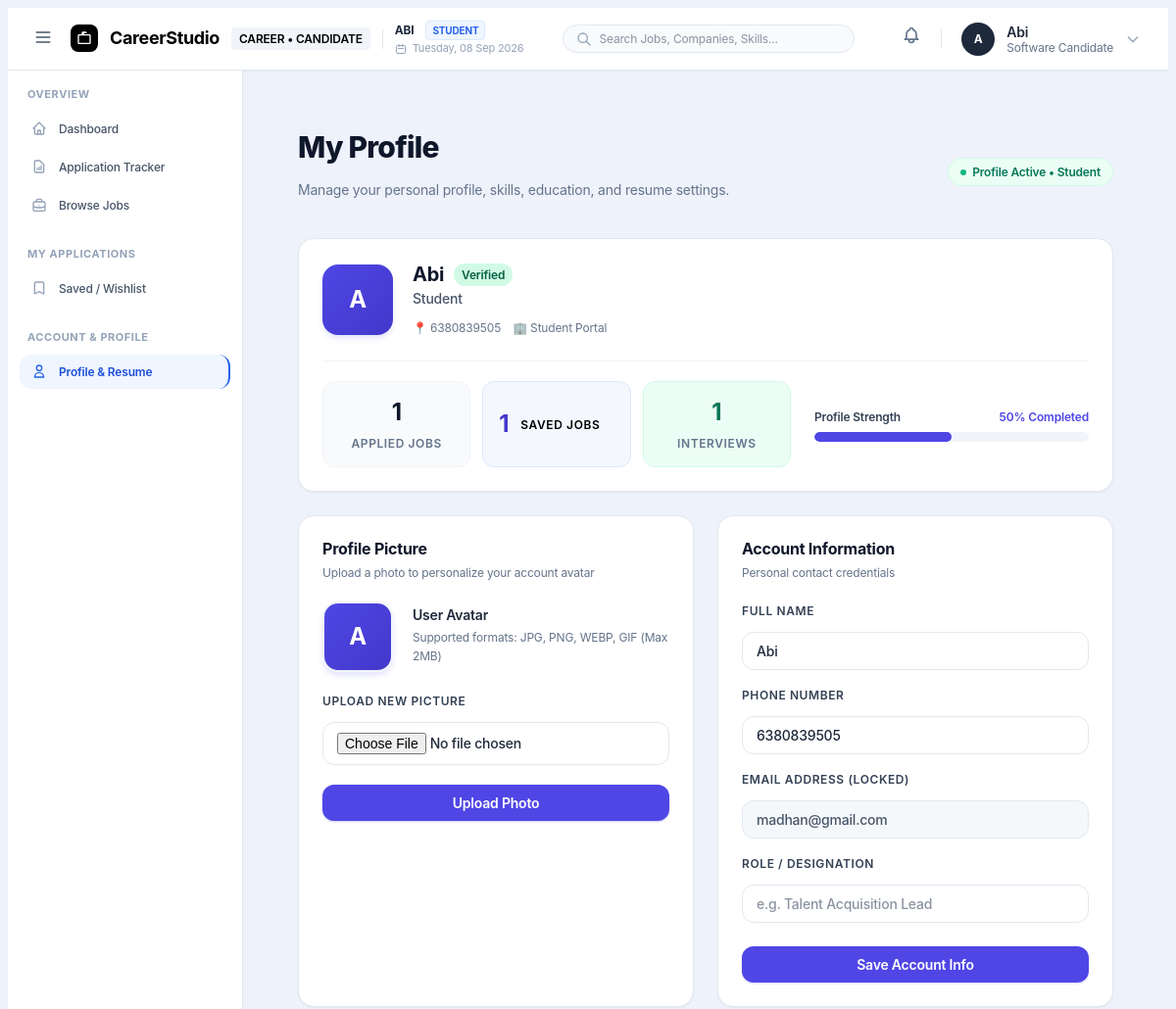
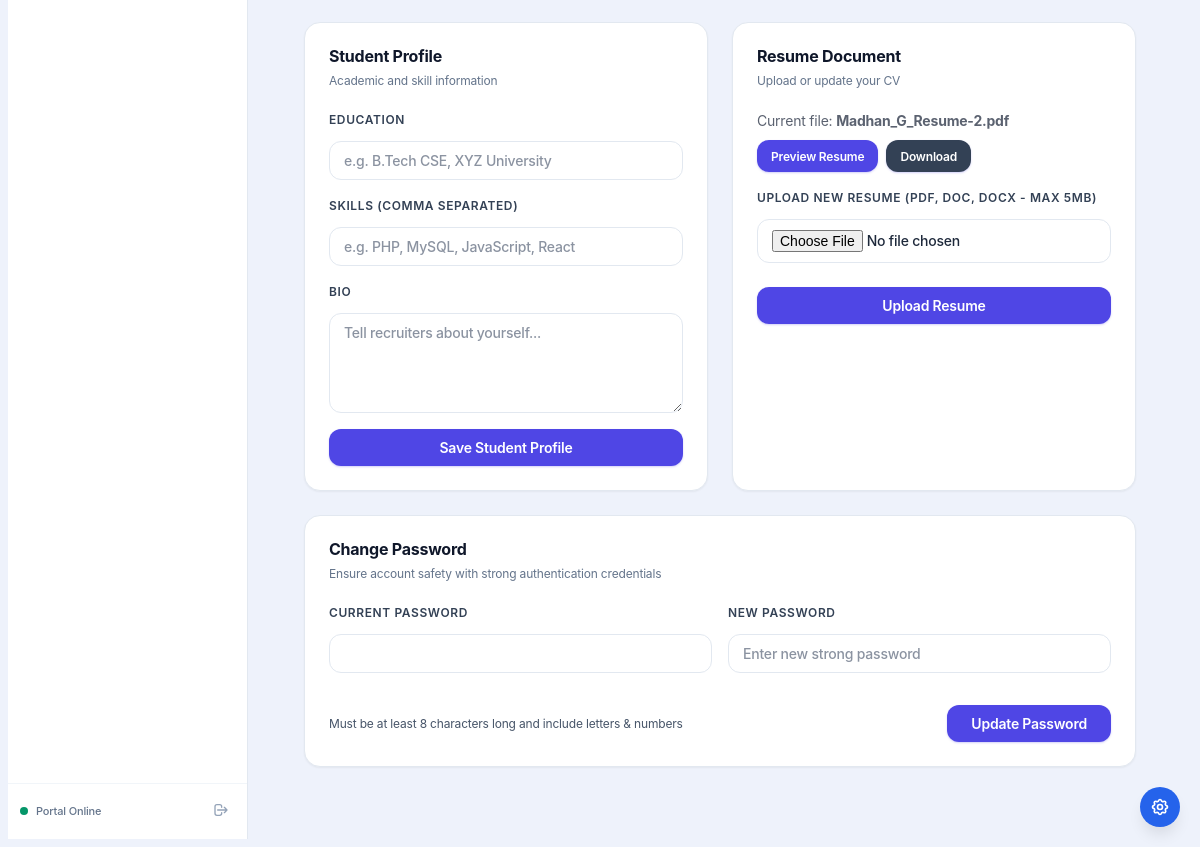
Page /profile.php (signed in) on the committed database (2 pictures, top to bottom).
### tables this page shows
CREATE TABLE `users` (
  `id` int(10) UNSIGNED NOT NULL,
  `role` enum('student','recruiter') NOT NULL,
  `full_name` varchar(150) NOT NULL,
  `email` varchar(190) NOT NULL,
  `password_hash` varchar(255) NOT NULL,
  `phone` varchar(20) DEFAULT NULL,
  `profile_image` varchar(255) DEFAULT NULL,
  `is_active` tinyint(1) NOT NULL DEFAULT 1,
  `created_at` datetime NOT NULL DEFAULT current_timestamp(),
  `updated_at` datetime NOT NULL DEFAULT current_timestamp() ON UPDATE current_timestamp(),
  `designation` varchar(150) DEFAULT NULL,
  `avatar_path` varchar(255) DEFAULT NULL
);

CREATE TABLE `student_profiles` (
  `id` int(10) UNSIGNED NOT NULL,
  `user_id` int(10) UNSIGNED NOT NULL,
  `education` varchar(255) DEFAULT NULL,
  `skills` text DEFAULT NULL,
  `bio` text DEFAULT NULL,
  `resume_path` varchar(255) DEFAULT NULL,
  `resume_original_name` varchar(255) DEFAULT NULL,
  `created_at` datetime NOT NULL DEFAULT current_timestamp(),
  `updated_at` datetime NOT NULL DEFAULT current_timestamp() ON UPDATE current_timestamp(),
  `headline` varchar(255) DEFAULT NULL,
  `location` varchar(150) DEFAULT NULL,
  `github_url` varchar(255) DEFAULT NULL,
  `linkedin_url` varchar(255) DEFAULT NULL,
  `portfolio_url` varchar(255) DEFAULT NULL
);

### profile.php (the view, shortened to what the rows shown need)
<?php
require_once __DIR__ . '/auth.php';
$pdo = get_db();
$userId = (int) current_user_id();
$role = (string) current_user_role();
$stmt = $pdo->prepare('SELECT full_name, email, phone, designation, role, profile_image FROM users WHERE id = :id LIMIT 1');
$stmt->execute([':id' => $userId]);
$user = $stmt->fetch() ?: [];
$studentProfile = [];
if ($role === 'student') {
    $stmt = $pdo->prepare(
        'SELECT education, skills, bio, resume_path, resume_original_name
         FROM student_profiles WHERE user_id = :uid LIMIT 1'
    );
    $stmt->execute([':uid' => $userId]);
    $studentProfile = $stmt->fetch() ?: [];
}
require __DIR__ . '/header.php';
?>
<main class="canvas">
    <div class="profile-container">
        <div class="page-header-prof">
            <div>
                <h1 class="page-title-prof">My Profile</h1>
            </div>
        </div>
        <div class="card-prof" style="display: flex; flex-direction: column; gap: 1.5rem;">
            <div style="display: flex; align-items: center; justify-content: space-between; flex-wrap: wrap; gap: 1rem; width: 100%;">
                <div style="display: flex; align-items: center; gap: 1.25rem;">
                    <div class="hero-avatar-prof" style="overflow: hidden; padding: 0;">
                        <?php if (!empty($user['profile_image']) && is_file(UPLOAD_DIR . basename($user['profile_image']))): ?>
                            <img src="uploads/<?= e(basename($user['profile_image'])) ?>" alt="<?= e($user['full_name']) ?>" style="width: 100%; height: 100%; object-fit: cover;">
                        <?php else: ?>
                            <?= e(substr($user['full_name'] ?? 'U', 0, 1)) ?>
                        <?php endif; ?>
                    </div>
                    <div>
                        <div style="display: flex; align-items: center; gap: 0.625rem;">
                            <h2 style="font-size: 1.25rem; font-weight: 700; color: var(--slate-900); margin: 0;"><?= e($user['full_name'] ?? 'User Name') ?></h2>
                            <span style="display: inline-flex; align-items: center; padding: 2px 8px; border-radius: 9999px; font-size: 0.75rem; font-weight: 600; background: var(--emerald-100); color: var(--emerald-800);">Verified</span>
                        </div>
                        <p style="font-size: 0.875rem; font-weight: 500; color: var(--slate-600); margin-top: 2px; margin-bottom: 0;">
                            <?= $role === 'recruiter'
                                ? e(($user['designation'] ?? 'Talent Acquisition') . ' @ ' . ($company['company_name'] ?? 'Company'))
                                : e(($user['designation'] ?? 'Student') . ($studentProfile['education'] ? ' • ' . $studentProfile['education'] : '')) ?>
                        </p>
                        <div style="display: flex; align-items: center; gap: 0.75rem; margin-top: 0.5rem; font-size: 0.75rem; color: var(--slate-500);">
                            <span>📍 <?= e(($role === 'recruiter' ? ($company['location'] ?? 'Not set') : ($user['phone'] ? $user['phone'] : 'Location Not set'))) ?></span>
                            <span>🏢 <?= $role === 'recruiter' ? e($company['company_name'] ?? 'Enterprise') : 'Student Portal' ?></span>
                        </div>
                    </div>
                </div>
            </div>
        </div>
        <div class="grid-2-prof">
            <section class="card-prof" id="profile-picture">
                <div style="display: flex; align-items: center; gap: 1.25rem; margin-bottom: 1.25rem;">
                    <div style="width: 72px; height: 72px; border-radius: 1rem; overflow: hidden; background: linear-gradient(135deg, var(--brand-600), #4338ca); color: #fff; display: flex; align-items: center; justify-content: center; font-weight: 700; font-size: 1.5rem; flex-shrink: 0; box-shadow: 0 4px 6px -1px rgba(99, 102, 241, 0.2); border: 2px solid var(--slate-100);">
                        <?php if (!empty($user['profile_image']) && is_file(UPLOAD_DIR . basename($user['profile_image']))): ?>
                            <img src="uploads/<?= e(basename($user['profile_image'])) ?>" alt="<?= e($user['full_name']) ?>" style="width: 100%; height: 100%; object-fit: cover;">
                        <?php else: ?>
                            <?= e(substr($user['full_name'] ?? 'U', 0, 1)) ?>
                        <?php endif; ?>
                    </div>
                    <div style="flex: 1;">
                        <h4 style="font-size: 0.875rem; font-weight: 600; color: var(--slate-800); margin: 0 0 0.25rem 0;">User Avatar</h4>
                        <p style="font-size: 0.75rem; color: var(--slate-500); margin: 0;">Supported formats: JPG, PNG, WEBP, GIF (Max 2MB)</p>
                    </div>
                </div>
            </section>
            <section class="card-prof" id="personal-info">
                <form method="POST" action="profile.php">
                    <div class="form-group-prof">
                        <label class="form-label-prof" for="fullName">Full Name</label>
                        <input class="input-control-prof" id="fullName" name="fullName" type="text" value="<?= e($user['full_name'] ?? '') ?>" required>
                    </div>
                    <div class="form-group-prof">
                        <label class="form-label-prof" for="phoneNumber">Phone Number</label>
                        <input class="input-control-prof" id="phoneNumber" name="phoneNumber" type="text" value="<?= e($user['phone'] ?? '') ?>">
                    </div>
                    <div class="form-group-prof">
                        <label class="form-label-prof" for="emailAddress">Email Address (Locked)</label>
                        <input class="input-control-prof" id="emailAddress" type="email" readonly value="<?= e($user['email'] ?? '') ?>">
                    </div>
                </form>
            </section>
            <?php if ($role === 'recruiter'): ?>
                <section class="card-prof" id="company-profile">
                    <h3 style="font-size: 1rem; font-weight: 700; color: var(--slate-900); margin-bottom: 0.25rem;">Company Profile</h3>
                    <p style="font-size: 0.75rem; color: var(--slate-500); margin-bottom: 1.25rem;">Brand identity seen by job candidates</p>
                    <form method="POST" action="profile.php">
                        <?= csrf_field() ?>
                        <input type="hidden" name="form" value="company">
                        <div class="form-group-prof">
                            <label class="form-label-prof" for="companyName">Company Name</label>
                            <input class="input-control-prof" id="companyName" name="companyName" type="text" value="<?= e($company['company_name'] ?? '') ?>" required>
                        </div>
                        <div class="grid-2-col-prof">
                            <div class="form-group-prof">
                                <label class="form-label-prof" for="industry">Industry</label>
                                <input class="input-control-prof" id="industry" name="industry" type="text" placeholder="e.g. Automotive & Mobility" value="<?= e($company['industry'] ?? '') ?>">
                            </div>
                            <div class="form-group-prof">
                                <label class="form-label-prof" for="company_size">Company Size</label>
                                <input class="input-control-prof" id="company_size" name="company_size" type="text" placeholder="e.g. 1,000 - 5,000+ employees" value="<?= e($company['company_size'] ?? '') ?>">
                            </div>
                        </div>
                        <div class="grid-2-col-prof">
                            <div class="form-group-prof">
                                <label class="form-label-prof" for="website">Website</label>
                                <input class="input-control-prof" id="website" name="website" type="url" placeholder="https://example.com" value="<?= e($company['website'] ?? '') ?>">
                            </div>
                            <div class="form-group-prof">
                                <label class="form-label-prof" for="location">Headquarters</label>
                                <input class="input-control-prof" id="location" name="location" type="text" placeholder="e.g. Karur, Tamil Nadu" value="<?= e($company['location'] ?? '') ?>">
                            </div>
                        </div>
                        <div class="form-group-prof">
                            <label class="form-label-prof" for="description">Company Description</label>
                            <textarea class="input-control-prof" id="description" name="description" rows="3" style="resize: vertical;"><?= e($company['description'] ?? '') ?></textarea>
                        </div>
                        <button class="btn-primary-prof" type="submit" style="width: 100%;">Save Company Info</button>
                    </form>
                </section>
            <?php else: ?>
                <section class="card-prof" id="resume-settings">
                    <div style="font-size: 0.875rem; margin-bottom: 1rem; color: var(--slate-700);">
                        <?php if (!empty($studentProfile['resume_original_name'])): ?>
                            <p style="margin-bottom: 0.5rem;">Current file: <strong><?= e($studentProfile['resume_original_name']) ?></strong></p>
                            <div style="display: flex; gap: 8px; margin-bottom: 1rem;">
                                <a href="download-resume.php?mode=preview" target="_blank" class="btn-primary-prof" style="font-size: 0.75rem; padding: 0.4rem 0.875rem; text-decoration: none;">Preview Resume</a>
                                <a href="download-resume.php" class="btn-primary-prof" style="background: var(--slate-700); font-size: 0.75rem; padding: 0.4rem 0.875rem; text-decoration: none;">Download</a>
                            </div>
                        <?php else: ?>
                            <span style="color: var(--rose-600);">No resume uploaded yet. You need one to apply for jobs.</span>
                        <?php endif; ?>
                    </div>
                </section>
            <?php endif; ?>
        </div>
    </div>
</main>
<?php require __DIR__ . '/footer.php'; ?>

### rows in the picture
users: full_name "A", full_name "Abi", designation.education "Student", phone "6380839505", fullName "Abi", phoneNumber "6380839505", email "madhan@gmail.com"
student_profiles: resume_original_name "Madhan_G_Resume-2.pdf"

### other values in the picture
$workspaceTag "CAREER • CANDIDATE"
$userName "ABI"
$userRole "STUDENT"
$userInitials "A"
first_name($userName) "Abi"
$userTitle "Software Candidate"
$stats['active_jobs'] "1"
$stats['applicants'] "1"
$stats['interviews'] "1"
min(100, $profileStrength) "50"
